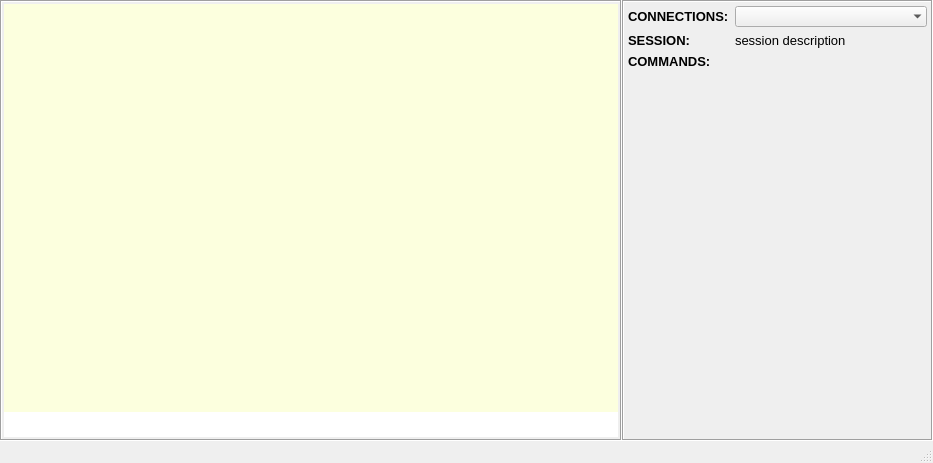
<?xml version="1.0" encoding="UTF-8"?>
<ui version="4.0">
 <class>HWConfigWindow</class>
 <widget class="QMainWindow" name="HWConfigWindow">
  <property name="geometry">
   <rect>
    <x>0</x>
    <y>0</y>
    <width>933</width>
    <height>463</height>
   </rect>
  </property>
  <property name="windowTitle">
   <string>HWConfig</string>
  </property>
  <property name="windowIcon">
   <iconset resource="images.qrc">
    <normaloff>:/images/images/ico.png</normaloff>:/images/images/ico.png</iconset>
  </property>
  <property name="styleSheet">
   <string notr="true"/>
  </property>
  <widget class="QWidget" name="centralWidget">
   <property name="styleSheet">
    <string notr="true"/>
   </property>
   <layout class="QHBoxLayout" name="horizontalLayout" stretch="0,0">
    <property name="spacing">
     <number>0</number>
    </property>
    <property name="leftMargin">
     <number>0</number>
    </property>
    <property name="topMargin">
     <number>0</number>
    </property>
    <property name="rightMargin">
     <number>0</number>
    </property>
    <property name="bottomMargin">
     <number>0</number>
    </property>
    <item>
     <widget class="QFrame" name="frame_TERMINAL">
      <property name="sizePolicy">
       <sizepolicy hsizetype="Preferred" vsizetype="Preferred">
        <horstretch>4</horstretch>
        <verstretch>0</verstretch>
       </sizepolicy>
      </property>
      <property name="frameShape">
       <enum>QFrame::Box</enum>
      </property>
      <property name="frameShadow">
       <enum>QFrame::Sunken</enum>
      </property>
      <property name="lineWidth">
       <number>1</number>
      </property>
      <layout class="QVBoxLayout" name="verticalLayout">
       <property name="spacing">
        <number>0</number>
       </property>
       <property name="leftMargin">
        <number>2</number>
       </property>
       <property name="topMargin">
        <number>2</number>
       </property>
       <property name="rightMargin">
        <number>2</number>
       </property>
       <property name="bottomMargin">
        <number>2</number>
       </property>
       <item>
        <widget class="QTextEdit" name="textEdit_TERMINAL">
         <property name="palette">
          <palette>
           <active>
            <colorrole role="WindowText">
             <brush brushstyle="SolidPattern">
              <color alpha="255">
               <red>0</red>
               <green>0</green>
               <blue>255</blue>
              </color>
             </brush>
            </colorrole>
            <colorrole role="Text">
             <brush brushstyle="SolidPattern">
              <color alpha="255">
               <red>0</red>
               <green>0</green>
               <blue>255</blue>
              </color>
             </brush>
            </colorrole>
            <colorrole role="Base">
             <brush brushstyle="SolidPattern">
              <color alpha="255">
               <red>252</red>
               <green>255</green>
               <blue>222</blue>
              </color>
             </brush>
            </colorrole>
           </active>
           <inactive>
            <colorrole role="WindowText">
             <brush brushstyle="SolidPattern">
              <color alpha="255">
               <red>0</red>
               <green>0</green>
               <blue>255</blue>
              </color>
             </brush>
            </colorrole>
            <colorrole role="Text">
             <brush brushstyle="SolidPattern">
              <color alpha="255">
               <red>0</red>
               <green>0</green>
               <blue>255</blue>
              </color>
             </brush>
            </colorrole>
            <colorrole role="Base">
             <brush brushstyle="SolidPattern">
              <color alpha="255">
               <red>252</red>
               <green>255</green>
               <blue>222</blue>
              </color>
             </brush>
            </colorrole>
           </inactive>
           <disabled>
            <colorrole role="WindowText">
             <brush brushstyle="SolidPattern">
              <color alpha="255">
               <red>106</red>
               <green>104</green>
               <blue>100</blue>
              </color>
             </brush>
            </colorrole>
            <colorrole role="Text">
             <brush brushstyle="SolidPattern">
              <color alpha="255">
               <red>106</red>
               <green>104</green>
               <blue>100</blue>
              </color>
             </brush>
            </colorrole>
            <colorrole role="Base">
             <brush brushstyle="SolidPattern">
              <color alpha="255">
               <red>212</red>
               <green>208</green>
               <blue>200</blue>
              </color>
             </brush>
            </colorrole>
           </disabled>
          </palette>
         </property>
         <property name="font">
          <font>
           <family>Courier New</family>
           <pointsize>10</pointsize>
           <weight>50</weight>
           <bold>false</bold>
          </font>
         </property>
         <property name="styleSheet">
          <string notr="true"/>
         </property>
         <property name="frameShape">
          <enum>QFrame::NoFrame</enum>
         </property>
         <property name="frameShadow">
          <enum>QFrame::Plain</enum>
         </property>
         <property name="readOnly">
          <bool>true</bool>
         </property>
        </widget>
       </item>
       <item>
        <widget class="QLineEdit" name="lineEdit_CMD">
         <property name="font">
          <font>
           <family>Courier New</family>
           <pointsize>12</pointsize>
           <weight>75</weight>
           <bold>true</bold>
          </font>
         </property>
         <property name="styleSheet">
          <string notr="true"/>
         </property>
         <property name="frame">
          <bool>false</bool>
         </property>
        </widget>
       </item>
      </layout>
     </widget>
    </item>
    <item>
     <widget class="QFrame" name="frame_CONNECTIONS">
      <property name="sizePolicy">
       <sizepolicy hsizetype="Preferred" vsizetype="Preferred">
        <horstretch>2</horstretch>
        <verstretch>0</verstretch>
       </sizepolicy>
      </property>
      <property name="styleSheet">
       <string notr="true">QFrame#frame_CONNECTIONS,QPushButton
{
	background-image: url(:/images/images/mramor4.png);
}</string>
      </property>
      <property name="frameShape">
       <enum>QFrame::Box</enum>
      </property>
      <property name="frameShadow">
       <enum>QFrame::Sunken</enum>
      </property>
      <layout class="QVBoxLayout" name="verticalLayout_2">
       <property name="leftMargin">
        <number>2</number>
       </property>
       <property name="topMargin">
        <number>2</number>
       </property>
       <property name="rightMargin">
        <number>2</number>
       </property>
       <property name="bottomMargin">
        <number>2</number>
       </property>
       <item>
        <layout class="QGridLayout" name="gridLayout">
         <property name="sizeConstraint">
          <enum>QLayout::SetDefaultConstraint</enum>
         </property>
         <property name="leftMargin">
          <number>2</number>
         </property>
         <property name="topMargin">
          <number>2</number>
         </property>
         <property name="rightMargin">
          <number>2</number>
         </property>
         <property name="bottomMargin">
          <number>2</number>
         </property>
         <item row="0" column="1">
          <widget class="QComboBox" name="comboBox_CONNECTIONS">
           <property name="font">
            <font>
             <pointsize>10</pointsize>
            </font>
           </property>
           <property name="frame">
            <bool>false</bool>
           </property>
          </widget>
         </item>
         <item row="1" column="1">
          <widget class="QLabel" name="label_SESSION">
           <property name="sizePolicy">
            <sizepolicy hsizetype="Preferred" vsizetype="Fixed">
             <horstretch>0</horstretch>
             <verstretch>0</verstretch>
            </sizepolicy>
           </property>
           <property name="font">
            <font>
             <pointsize>10</pointsize>
             <weight>50</weight>
             <bold>false</bold>
            </font>
           </property>
           <property name="frameShape">
            <enum>QFrame::NoFrame</enum>
           </property>
           <property name="frameShadow">
            <enum>QFrame::Plain</enum>
           </property>
           <property name="text">
            <string>session description</string>
           </property>
          </widget>
         </item>
         <item row="0" column="0">
          <widget class="QLabel" name="label_3">
           <property name="sizePolicy">
            <sizepolicy hsizetype="Fixed" vsizetype="Preferred">
             <horstretch>0</horstretch>
             <verstretch>0</verstretch>
            </sizepolicy>
           </property>
           <property name="font">
            <font>
             <pointsize>10</pointsize>
             <weight>75</weight>
             <bold>true</bold>
            </font>
           </property>
           <property name="text">
            <string>CONNECTIONS:</string>
           </property>
          </widget>
         </item>
         <item row="1" column="0">
          <widget class="QLabel" name="label_2">
           <property name="sizePolicy">
            <sizepolicy hsizetype="Fixed" vsizetype="Preferred">
             <horstretch>0</horstretch>
             <verstretch>0</verstretch>
            </sizepolicy>
           </property>
           <property name="font">
            <font>
             <pointsize>10</pointsize>
             <weight>75</weight>
             <bold>true</bold>
            </font>
           </property>
           <property name="text">
            <string>SESSION:</string>
           </property>
          </widget>
         </item>
         <item row="2" column="0">
          <widget class="QLabel" name="label">
           <property name="sizePolicy">
            <sizepolicy hsizetype="Preferred" vsizetype="Fixed">
             <horstretch>0</horstretch>
             <verstretch>0</verstretch>
            </sizepolicy>
           </property>
           <property name="font">
            <font>
             <pointsize>10</pointsize>
             <weight>75</weight>
             <bold>true</bold>
            </font>
           </property>
           <property name="text">
            <string>COMMANDS:</string>
           </property>
          </widget>
         </item>
        </layout>
       </item>
       <item>
        <layout class="QVBoxLayout" name="verticalLayout_COMMANDS">
         <property name="spacing">
          <number>6</number>
         </property>
        </layout>
       </item>
       <item>
        <spacer name="verticalSpacer">
         <property name="orientation">
          <enum>Qt::Vertical</enum>
         </property>
         <property name="sizeHint" stdset="0">
          <size>
           <width>20</width>
           <height>40</height>
          </size>
         </property>
        </spacer>
       </item>
      </layout>
     </widget>
    </item>
   </layout>
  </widget>
  <widget class="QMenuBar" name="menuBar">
   <property name="geometry">
    <rect>
     <x>0</x>
     <y>0</y>
     <width>933</width>
     <height>18</height>
    </rect>
   </property>
  </widget>
  <widget class="QStatusBar" name="statusBar"/>
 </widget>
 <layoutdefault spacing="6" margin="11"/>
 <resources>
  <include location="images.qrc"/>
 </resources>
 <connections/>
</ui>
